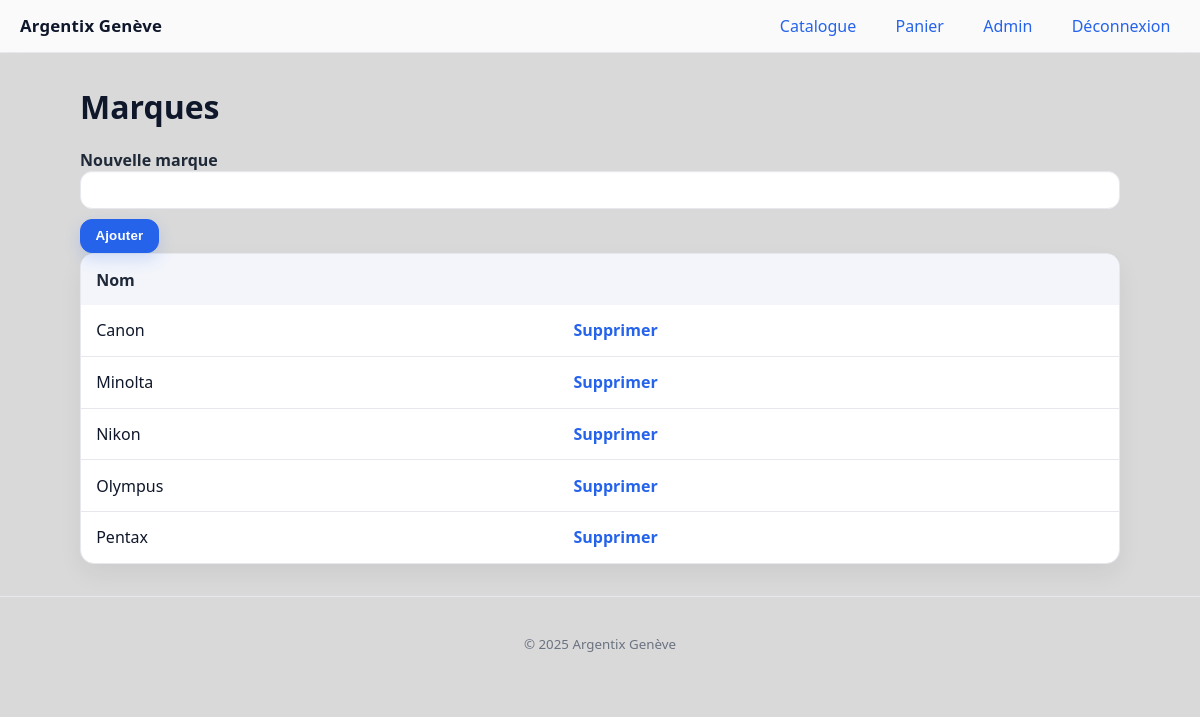
Page /argentix/public/index.php?c=admin&a=brands (signed in) on the committed database.
### tables this page shows
CREATE TABLE brands (
  id INT UNSIGNED AUTO_INCREMENT PRIMARY KEY,
  name VARCHAR(100) NOT NULL UNIQUE
);

### app/core/Controller.php (called while the page is built, shortened)
<?php
class Controller {
  protected function view(string $view, array $data = []) {
    require __DIR__ . '/../views/layouts/main.php';
  }
}

### app/controllers/AdminController.php (called while the page is built, shortened)
<?php
require_once __DIR__ . '/../models/Brand.php';
class AdminController extends Controller {
  public function brands() {
    $brands = (new Brand())->all();
    $this->view('admin/brands/index', ['title'=>'Marques', 'brands'=>$brands]);
  }
}

### app/core/Router.php (called while the page is built, shortened)
<?php
class Router {
  public static function dispatch() {
    $action = $_GET['a'] ?? 'index';
    $instance = new $controllerClass();
    $instance->$action();
  }
}

### public/index.php (called while the page is built)
<?php
require_once __DIR__ . '/../app/config/db.php';
require_once __DIR__ . '/../app/core/Controller.php';
require_once __DIR__ . '/../app/core/Model.php';
require_once __DIR__ . '/../app/core/Router.php';
require_once __DIR__ . '/../app/config/config.php';
$config = require __DIR__ . '/../app/config/config.php';
$base = rtrim($config['app']['base_url'], '/');
function url(string $c = 'home', string $a = 'index', array $params = []) {
  global $base;
  $query = http_build_query(array_merge(['c' => $c, 'a' => $a], $params));
  return $base . '/index.php?' . $query;
}
Router::dispatch();

### app/config/config.php (called while the page is built)
<?php
return [
  'db' => [
    'host' => 'localhost',
    'name' => 'argentix',
    'user' => 'root',
    'pass' => 'root',
    'charset' => 'utf8mb4'
  ],
  'app' => [
    'base_url' => '/argentix/public'
  ]
];

### app/config/db.php (called while the page is built)
<?php
class Database {
  private static ?PDO $pdo = null;
  public static function getConnection(): PDO {
    if (self::$pdo === null) {
      $config = require __DIR__ . '/config.php';
      $dsn = 'mysql:host=' . $config['db']['host'] . ';dbname=' . $config['db']['name'] . ';charset=' . $config['db']['charset'];
      self::$pdo = new PDO($dsn, $config['db']['user'], $config['db']['pass'], [
        PDO::ATTR_ERRMODE => PDO::ERRMODE_EXCEPTION,
        PDO::ATTR_DEFAULT_FETCH_MODE => PDO::FETCH_ASSOC,
      ]);
    }
    return self::$pdo;
  }
}

### app/core/Model.php (called while the page is built, shortened)
<?php
abstract class Model {
  public function __construct() { $this->db = Database::getConnection(); }
}

### app/models/Brand.php (called while the page is built, shortened)
<?php
require_once __DIR__ . '/../core/Model.php';
class Brand extends Model {
  public function all(): array {
    return $this->db->query("SELECT * FROM brands ORDER BY name")->fetchAll();
  }
}

### app/views/admin/brands/index.php (the view)
<h1>Marques</h1>
<form method="post" action="<?= url('admin','brandCreate') ?>">
  <label>Nouvelle marque <input name="name" required></label>
  <button class="btn" type="submit">Ajouter</button>
</form>
<table class="table">
  <thead><tr><th>Nom</th><th></th></tr></thead>
  <tbody>
  <?php foreach ($brands as $b): ?>
    <tr>
      <td><?= htmlspecialchars($b['name']) ?></td>
      <td><a href="<?= url('admin','brandDelete',['id'=>$b['id']]) ?>" onclick="return confirm('Supprimer la marque ?')">Supprimer</a></td>
    </tr>
  <?php endforeach; ?>
  </tbody>
</table>

### public/assets/css/style.css (style rules this page uses)
:root { --bg: #d9d9d9; --panel: #ffffff; --border: #e6e8ee; --muted: #6b7280; --text: #0f172a; --accent: #2563eb; --accent-600: #1d4ed8; --accent-700: #1e40af; --success: #16a34a; --danger: #dc2626; --radius: 14px; --shadow: 0 10px 24px rgba(15,23,42,.06); --max: 1080px; }
* { box-sizing:border-box }
html,body { height:100% }
body { margin:0; font-family: ui-sans-serif, system-ui, -apple-system, Segoe UI, Roboto, Inter, "Helvetica Neue", Arial, "Noto Sans"; color:var(--text); background:linear-gradient(180deg, var(--bg) 0%, var(--bg) 100%); -webkit-font-smoothing:antialiased; -moz-osx-font-smoothing:grayscale; }
a { color:var(--accent); text-decoration:none }
.btn { display:inline-block; font-weight:600; letter-spacing:.2px; padding:.55rem .9rem; border-radius:12px; background:var(--accent); color:white; border:1px solid var(--accent); transition: background .15s ease, transform .05s ease, box-shadow .15s ease; box-shadow: 0 6px 16px rgba(37,99,235,.18); }
.table { width:100%; border-collapse:separate; border-spacing:0; background:var(--panel); border:1px solid var(--border); border-radius:var(--radius); overflow:hidden; box-shadow:var(--shadow); }
.table th, .table td { padding:.9rem .95rem; text-align:left }
.table thead th { background:#f3f5fb; color:#1f2937; font-weight:700 }
.table tbody tr+tr td { border-top:1px solid var(--border) }
.table a { font-weight:600 }
label { display:block; margin:.6rem 0; color:#1f2937; font-weight:600 }
input, select, textarea { width:100%; padding:.65rem .75rem; border:1px solid var(--border); border-radius:12px; background:#fff; color:var(--text); outline:none; transition: border-color .15s ease, box-shadow .15s ease; box-shadow: 0 1px 0 rgba(15,23,42,.02) inset; }

### rows in the picture
brands: name "Canon"
brands: name "Minolta"
brands: name "Nikon"
brands: name "Olympus"
brands: name "Pentax"
